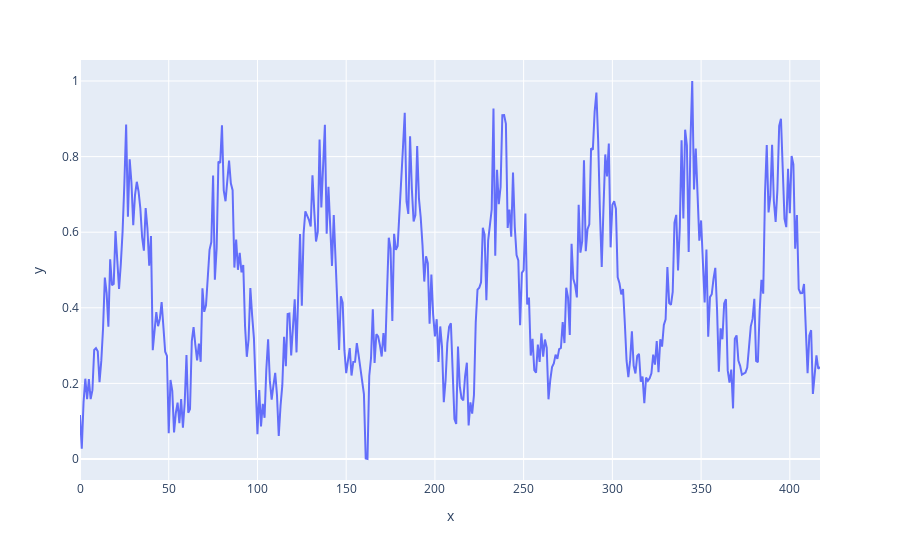

The code cell stored with this chart in its notebook:
### Code cell
px.line(x=y.index, y=y)

### Figure 1 — Plotly figure (JSON) as saved in the notebook; plotly's stock layout.template omitted (floating-point values rounded to 4 significant figures; data arrays with more than 128 entries replaced by an {"elided": "..."} marker saying what was removed)
{"data": [{"hovertemplate": "x=%{x}<br>y=%{y}<extra></extra>", "legendgroup": "", "line": {"color": "#636efa", "dash": "solid"}, "marker": {"symbol": "circle"}, "mode": "lines", "name": "", "orientation": "v", "showlegend": false, "type": "scatter", "x": {"elided": "418 int values"}, "xaxis": "x", "y": {"elided": "418 float values"}, "yaxis": "y"}], "layout": {"legend": {"tracegroupgap": 0}, "margin": {"t": 60}, "xaxis": {"anchor": "y", "domain": [0, 1], "title": {"text": "x"}}, "yaxis": {"anchor": "x", "domain": [0, 1], "title": {"text": "y"}}}}
